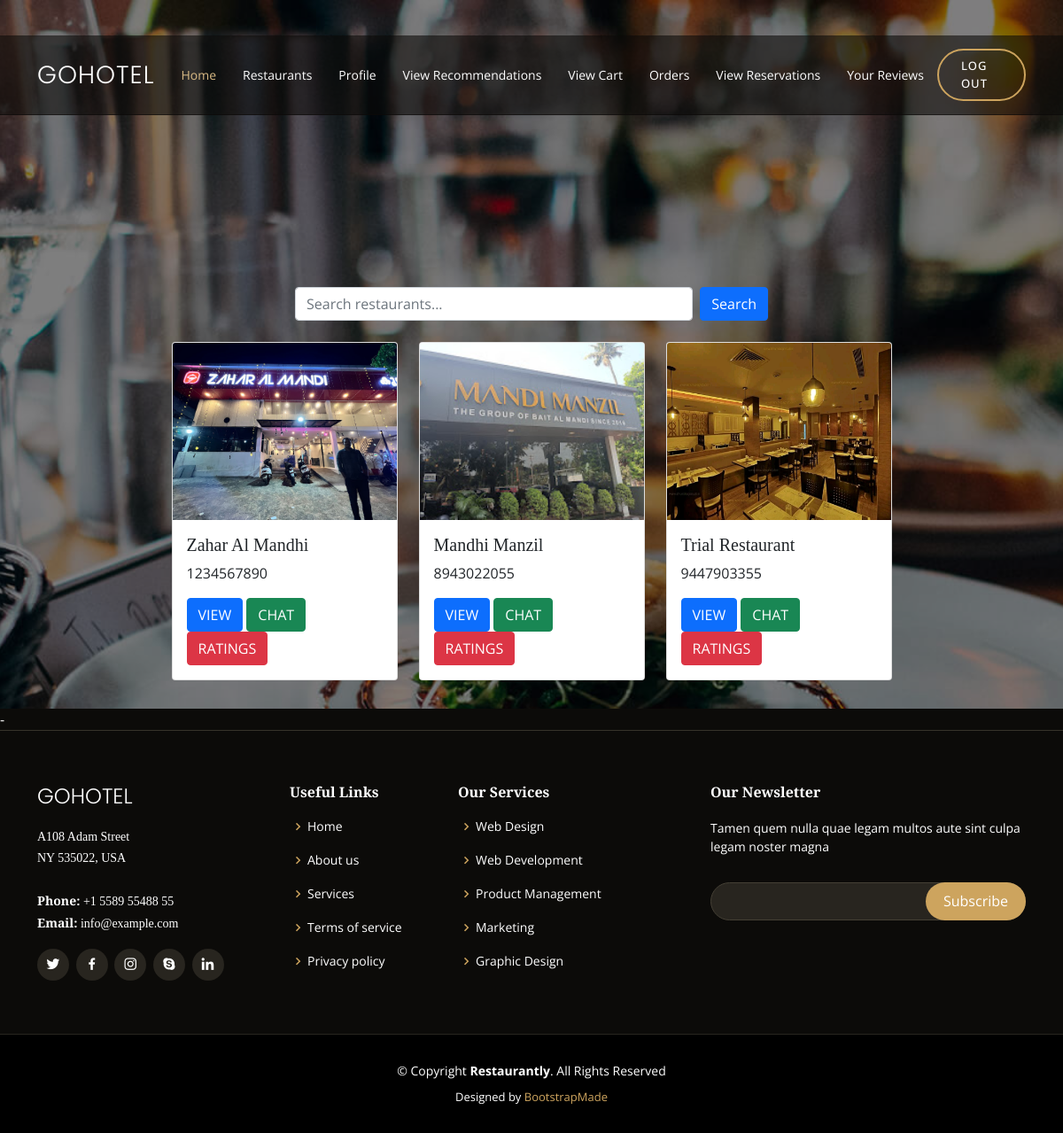
Screenshot of /restaurant_cards (signed in) with the database file from the repository.
### RestaurantApp/models.py (models this page shows, shortened)
class Restaurants(models.Model):
    category = models.CharField(max_length=100)
    name = models.CharField(max_length=100)
    image = models.FileField(upload_to='image/')
    address = models.CharField(max_length=500)
    district = models.CharField(max_length=50)
    city = models.CharField(max_length=100)
    contact = models.CharField(max_length=100)
    about=models.TextField(null=True)
    approval_status = models.IntegerField(default=0)
    login_id = models.ForeignKey('Login', on_delete=models.CASCADE)
    have_certificate = models.IntegerField(default=0)  # No choices here
    fssai_nunmber = models.CharField(null=True, max_length=10)
    department_approved=models.IntegerField(null=False,default=0)#0-not approved and 1- approved

### RestaurantApp/views.py (the view)
# urls.py: path('restaurant_cards',views.restaurant_cards,name='restaurant_cards'),
def restaurant_cards(request):
    user = request.session.get('user_id')
    if not user:
        return redirect('index')
    query = request.GET.get('q')
    if query:
        restaurants = Restaurants.objects.filter(name__icontains=query, approval_status=1)
    else:
        restaurants = Restaurants.objects.filter(approval_status=1)
    return render(request, 'restaurant_cards.html', {'restaurants': restaurants})

### RestaurantApp/templates/restaurant_cards.html
{% extends 'user_header.html' %}
{% block content %}
<body>
    <div class="container mt-4">
        <form method="GET" action="">
            <div class="row mb-4 justify-content-center">
                <div class="col-md-6 d-flex">
                    <input type="text" name="q" class="form-control me-2" placeholder="Search restaurants..." value="{{ request.GET.q }}">
                    <button type="submit" class="btn btn-primary">Search</button>
                </div>
            </div>
        </form>
        <div class="row justify-content-center">
            {% for a in restaurants %}
            <div class="col-md-3 mb-4 d-flex justify-content-center">
                <div class="card" style="width: 18rem; height: auto;">
                    <img src="/media/{{ a.image }}" class="card-img-top" alt="image-not-found" height="200px">
                    <div class="card-body">
                        <h5 class="card-title text-dark">{{ a.name }}</h5>
                        <p class="card-text text-dark">{{ a.contact }}</p>
                        <a href="user_restaurant_view/{{ a.id }}" class="btn btn-primary">VIEW</a>
                        <a href="{% url 'user_restaurant_chat' a.id %}" class="btn btn-success">CHAT</a>
                        <a href="{% url 'view_ratings' a.id %}" class="btn btn-danger">RATINGS</a>
                    </div>
                </div>
            </div>
            {% empty %}
            <p class="text-center">No restaurants found.</p>
            {% endfor %}
        </div>
    </div>
</body>
{% endblock %}

### RestaurantApp/static/users/assets/css/style.css (style rules this page uses)
body { font-family: "Open Sans", sans-serif; background: #0c0b09; color: #fff; }
a { color: #cda45e; text-decoration: none; }
h1, h2, h3, h4, h5, h6 { font-family: "Playfair Display", serif; }
#hero .container { padding-top: 110px; }

### rows the page displays
Restaurants: image (picture), name "Zahar Al Mandhi", contact "1234567890"
Restaurants: image (picture), name "Mandhi Manzil", contact "8943022055"
Restaurants: image (picture), name "Trial Restaurant", contact "9447903355"
